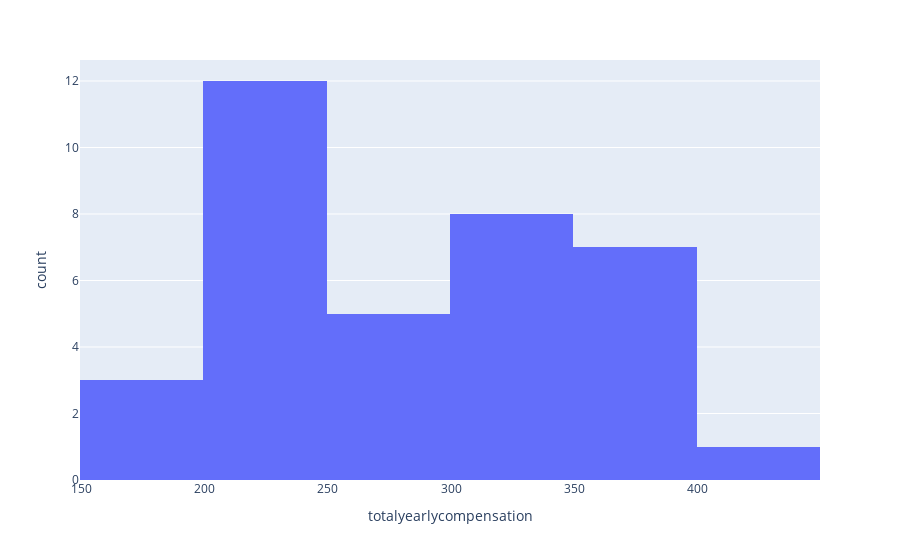

Write notebook code for a chart like this one.
### Code cell
import plotly.express as px
  
fig = px.histogram(apple_df[apple_df['level']=='ICT4'], x="totalyearlycompensation")
fig.show()

### Figure 1 — Plotly figure (JSON) as saved in the notebook; plotly's stock layout.template omitted (floating-point values rounded to 4 significant figures)
{"data": [{"alignmentgroup": "True", "bingroup": "x", "hovertemplate": "totalyearlycompensation=%{x}<br>count=%{y}<extra></extra>", "legendgroup": "", "marker": {"color": "#636efa", "pattern": {"shape": ""}}, "name": "", "offsetgroup": "", "orientation": "v", "showlegend": false, "type": "histogram", "x": [322, 300, 350, 258, 340, 290, 306, 230, 350, 231, 210, 300, 252, 270, 385, 382, 175, 246, 220, 407, 330, 350, 324, 358, 350, 320, 160, 227, 152, 227, 228, 225, 223, 248, 265, 227], "xaxis": "x", "yaxis": "y"}], "layout": {"barmode": "relative", "legend": {"tracegroupgap": 0}, "margin": {"t": 60}, "xaxis": {"anchor": "y", "domain": [0, 1], "title": {"text": "totalyearlycompensation"}}, "yaxis": {"anchor": "x", "domain": [0, 1], "title": {"text": "count"}}}}
